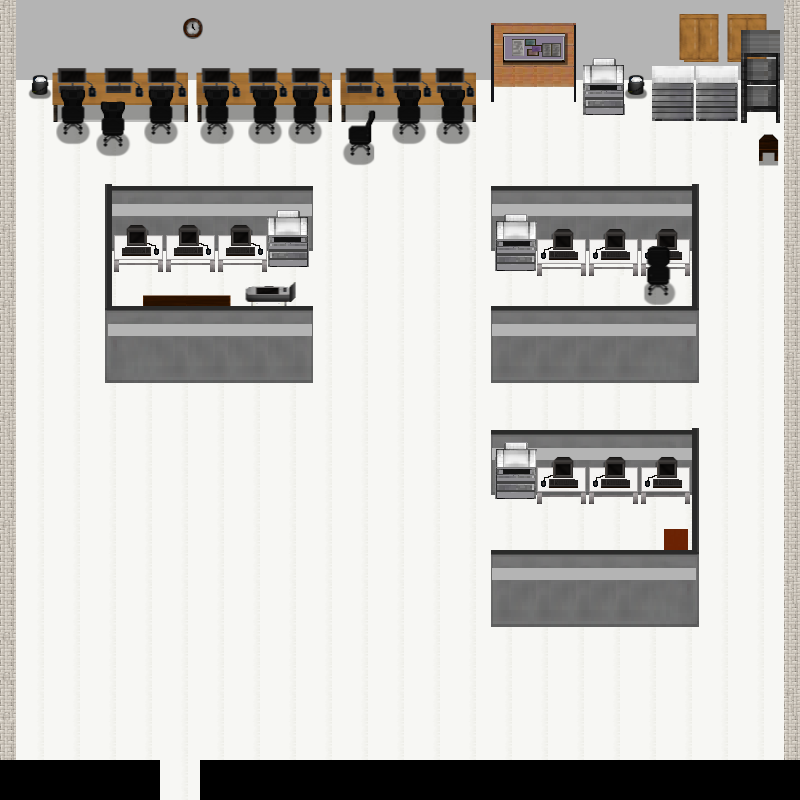

A level layout from a 2D game, rendered from its tile map. Below: a short description, then the map file with tile-grid data replaced by summaries:
An orthogonal 200x200 tile map with 4x4 px tiles, 5 tile layers (Floor layer, Furniture 3, Furniture, Furniture 2, ...), 1 hidden layer not drawn, 5 tilesets and 26 objects.

<map version="1.10" tiledversion="1.10.1" orientation="orthogonal" renderorder="right-down" width="200" height="200" tilewidth="4" tileheight="4" infinite="0" nextlayerid="21" nextobjectid="28">
 <tileset firstgid="1" source="계단 및 복도 타일.tsx" />
 <tileset firstgid="15226" source="학교최종.tsx" />
 <tileset firstgid="45851" source="Sprite_ispace.tsx" />
 <tileset firstgid="63947" source="singong_alpha_asset.tsx" />
 <tileset firstgid="81447" source="Inside_A4(tiled).tsx" />
 <layer id="1" name="Floor layer" width="200" height="200">
  <data>[40000 cells, 40000 non-empty, 269 distinct tile ids]</data>
 </layer>
 <layer id="10" name="Furniture 3" width="200" height="200">
  <data>[40000 cells, 1019 non-empty, 899 distinct tile ids]</data>
 </layer>
 <layer id="8" name="Furniture" width="200" height="200">
  <data>[40000 cells, 10472 non-empty, 2226 distinct tile ids]</data>
 </layer>
 <layer id="9" name="Furniture 2" width="200" height="200">
  <data>[40000 cells, 5637 non-empty, 1968 distinct tile ids]</data>
 </layer>
 <layer id="18" name="Chair" width="200" height="200">
  <data>[40000 cells, 220 non-empty, 220 distinct tile ids]</data>
 </layer>
 <layer id="19" name="stuff" width="200" height="200" visible="0" locked="1">
  <data>[40000 cells, 2961 non-empty, 830 distinct tile ids]</data>
 </layer>
 <objectgroup id="20" name="Object Layer 1">
  <object id="2" x="48" y="0" width="429.333" height="132" />
  <object id="3" x="477.333" y="0" width="304" height="100" />
  <object id="4" x="582.667" y="52" width="200" height="70.6667" />
  <object id="5" x="753.333" y="129.333" width="29.3333" height="34.6667" />
  <object id="6" x="97.3333" y="97.3333" width="28" height="48" />
  <object id="7" x="342.667" y="105.333" width="36" height="53.3333" />
  <object id="8" x="30.6667" y="69.3333" width="20" height="28" />
  <object id="9" x="12" y="0" width="37.3333" height="81.3333" />
  <object id="10" x="-1.33333" y="-1.33333" width="13.3333" height="762.667" />
  <object id="11" x="-1.33333" y="761.333" width="161.333" height="41.3333" />
  <object id="12" x="160" y="796" width="38.6667" height="29.3333" />
  <object id="13" x="200" y="758.667" width="601.333" height="42.6667" />
  <object id="14" x="784" y="2.66667" width="18.6667" height="753.333" />
  <object id="15" x="104" y="181.333" width="210.667" height="86.6667" />
  <object id="16" x="104" y="260" width="8" height="121.333" />
  <object id="17" x="104" y="308" width="208" height="76" />
  <object id="18" x="141.333" y="292" width="88" height="20" />
  <object id="19" x="245.333" y="284" width="49.3333" height="30.6667" />
  <object id="20" x="492" y="184" width="205.333" height="89.3333" />
  <object id="21" x="689.333" y="244" width="9.33333" height="140" />
  <object id="22" x="492" y="308" width="206.667" height="76" />
  <object id="23" x="637.333" y="245.333" width="48" height="56" />
  <object id="24" x="489.333" y="428" width="206.667" height="76" />
  <object id="25" x="694.667" y="493.333" width="4" height="129.333" />
  <object id="26" x="492" y="550.667" width="209.333" height="74.6667" />
  <object id="27" x="662.667" y="525.333" width="28" height="40" />
 </objectgroup>
</map>
